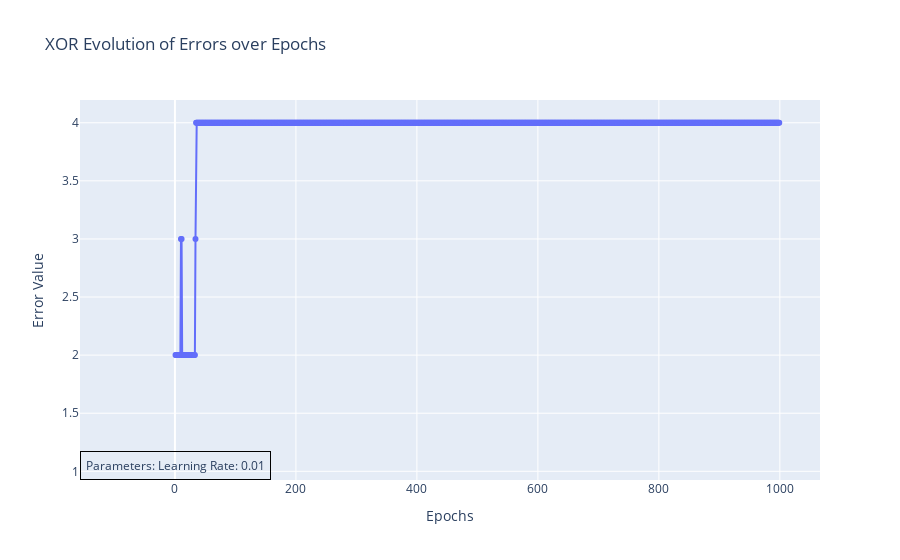

This figure's notebook cell:
### Code cell
#XOR ERROR OVER TIME
import plotly.graph_objects as go
import pandas as pd

def read_csv_data(file_path):
    data = pd.read_csv(file_path)
    return data['period'].tolist(), data['error'].tolist()

epochs_1, errors_1 = read_csv_data('../output/ej1/output_xor.csv')


fig = go.Figure()

fig.add_trace(go.Scatter(x=epochs_1, y=errors_1, mode='lines+markers', name='Linear'))


fig.update_layout(
    title='XOR Evolution of Errors over Epochs',
    xaxis_title='Epochs',
    yaxis_title='Error Value',
    legend_title='Errors',
    template='plotly',
    annotations=[
        go.layout.Annotation(
            text="Parameters:\nLearning Rate: 0.01", 
            x=0.95, y=1.05,  
            showarrow=False,
            font=dict(size=12),
            align="right",
            bordercolor='black',
            borderwidth=1,
            borderpad=5
        )
    ]
)



fig.show()

### Figure 1 — Plotly figure (JSON) as saved in the notebook; plotly's stock layout.template omitted (floating-point values rounded to 4 significant figures; data arrays with more than 128 entries replaced by an {"elided": "..."} marker saying what was removed)
{"data": [{"mode": "lines+markers", "name": "Linear", "x": {"elided": "999 int values"}, "y": {"elided": "999 float values"}, "type": "scatter"}], "layout": {"title": {"text": "XOR Evolution of Errors over Epochs"}, "xaxis": {"title": {"text": "Epochs"}}, "yaxis": {"title": {"text": "Error Value"}}, "legend": {"title": {"text": "Errors"}}, "annotations": [{"align": "right", "bordercolor": "black", "borderpad": 5, "borderwidth": 1, "font": {"size": 12}, "showarrow": false, "text": "Parameters:\nLearning Rate: 0.01", "x": 0.95, "y": 1.05}]}}
